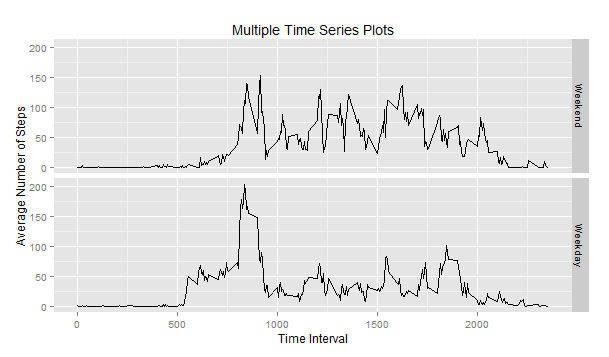

R code for this plot:
setwd("C:/Users/d2i2k/Documents/GitHub/RepData_PeerAssessment1")
ActivityData <- read.csv("activity.csv", header=TRUE)          # 17,568 row by 3 column array
x <- ifelse(is.na(ActivityData$steps), 0, ActivityData$steps)  # 17,568 row vector
y <- ActivityData$interval                                     # 17,568 row vector

library(chron)
w <- is.weekend(ActivityData$date)                             # 17,568 row vector
xyw <- data.frame(x,y,w)                                       # 17,568 row by 3 column array

xyw1 <- subset(xyw,w=="TRUE")                                  #  4,608 row by 3 column array for weekends
x <- tapply(xyw1$x,INDEX=xyw1$y,FUN=mean,na.rm=TRUE)           #    288 row vector of steps
y <- tapply(xyw1$y,INDEX=xyw1$y,FUN=mean,na.rm=TRUE)           #    288 row vector of intervals
z <- vector(mode = "character",length=288)                     #    288 row vector of weekends
   for (i in 1:288) {z[i] <- "Weekend"}
xy1 <- cbind(as.data.frame(x),as.data.frame(y),as.data.frame(z))    #    288 row by 3 column array for weekends

xyw2 <- subset(xyw,w=="FALSE")                                 #  4,608 row by 3 column array for weekdays
x <- tapply(xyw2$x,INDEX=xyw2$y,FUN=mean,na.rm=TRUE)           #    288 row vector of steps
y <- tapply(xyw2$y,INDEX=xyw2$y,FUN=mean,na.rm=TRUE)           #    288 row vector of intervals
z <- vector(mode = "character",length=288)                     #    288 row vector of weekdays
   for (i in 1:288) {z[i] <- "Weekday"}
xy2 <- cbind(as.data.frame(x),as.data.frame(y),as.data.frame(z))    #    288 row by 3 column array for weekdays

xy <- rbind(xy1,xy2)                                           #    576 row by 3 column array

library(ggplot2)
qplot(y,x,data=xy,facets=z~.,main="Multiple Time Series Plots",geom=c("line"),xlab="Time Interval",ylab="Average Number of Steps")
